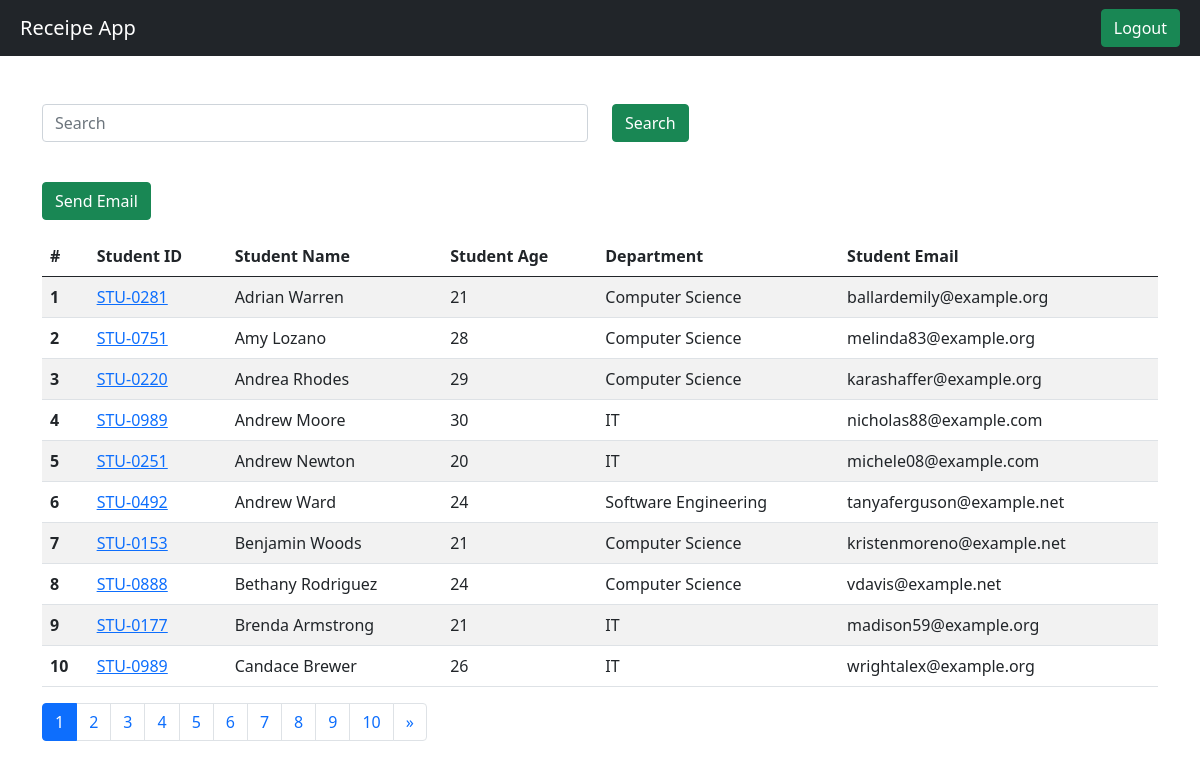
The app's page /students/ (signed in) with its own data.
### vege/models.py (models this page shows, shortened)
class Student(models.Model):
    department = models.ForeignKey(Department, related_name="depart", on_delete=models.CASCADE)
    student_id = models.OneToOneField(StudentID, related_name="studentid", on_delete=models.CASCADE)
    student_name = models.CharField(max_length=100)
    student_email = models.EmailField(unique=True)
    student_age = models.IntegerField(default=18)
    student_address = models.TextField()
    id_deleted = models.BooleanField(default=False)
    objects = StudentManager()
    admin_objects = models.Manager()
    class Meta:
        ordering = ['student_name'] # for ordering data in database
        verbose_name = "student" # for table name in database

class StudentID(models.Model):
    student_id = models.CharField(max_length=100)
    def __str__(self) -> str:
        return self.student_id

class Department(models.Model):
    department = models.CharField(max_length=100)
    class Meta:
        ordering = ['department']

### vege/views.py (the view, shortened to what this page needs)
# urls.py: path('students/', get_students, name='getStudent'),
@login_required(login_url = "/login/")
def get_students(request):
    students = Student.objects.all()
    search = ''
    paginator = Paginator(students, 10)
    page_number = request.GET.get("page")
    page_obj = paginator.get_page(page_number)
    return render(request, 'report/students.html', {'students' : page_obj, 'search': search})

### vege/models.py (called while the page is built)
    def get_queryset(self):
        return super().get_queryset().filter(id_deleted=False)

### vege/templates/report/students.html (shortened to what this page needs)
{% extends "base.html" %}
{% block start %}
    <div class="container mt-5">
        <form class="mb-4">
            <div class="row">
                <div class="col-md-6">
                    <input type="text" class="form-control" name="search" placeholder="Search" value="{{ search }}">
                </div>
                <div class="col-md-6">
                    <button type="submit" class="btn btn-success">Search</button>
                </div>
            </div>
        </form>
         <a href="{% url 'sendEmail' %}" class="btn btn-success my-3">Send Email</a>
        <table class="table table-striped">
            <thead>
                <tr>
                  <th scope="col">#</th>
                  <th scope="col">Student ID</th>
                  <th scope="col">Student Name</th>
                  <th scope="col">Student Age</th>
                  <th scope="col">Department</th>
                  <th scope="col">Student Email</th>
                </tr>
            </thead>
            <tbody>
                {% if students%}
                    {% for student in students%}
                        <tr>
                            <th scope="row">{{ forloop.counter }}</th>
                            <td>
                                <a href="{% url 'studentMarks' student.student_id %}">
                                    {{ student.student_id }}</td>
                            <td>{{ student.student_name }}</td>
                            <td>{{ student.student_age }}</td>
                            <td>{{ student.department.department }}</td>
                            <td>{{ student.student_email }}</td>
                        </tr>
                    {% endfor%}
                {% else %}
                    <tr>
                        <td colspan="6" class="text-center">No students found</td>
                    </tr>
                {% endif %}
            </tbody>
        </table>
        <nav aria-label="Page navigation example">
            <ul class="pagination">
                {% for page in students.paginator.page_range %}
                    <li class="page-item {% if students.number == page %}active{% endif %}">
                        <a class="page-link" href="?page={{ page }}">{{ page }}</a>
                    </li>
                {% endfor %}
                {% if students.has_next %}
                    <li class="page-item">
                        <a class="page-link" href="?page={{ students.next_page_number }}">
                            <span aria-hidden="true">&raquo;</span>
                        </a>
                    </li>
                {% endif %}
            </ul>
        </nav>
    </div>
{% endblock%}

### home/templates/base.html (shortened to what this page needs)
<!DOCTYPE html>
<html lang="en">
    <head>
        <link href="https://cdn.jsdelivr.net/npm/bootstrap@5.0.2/dist/css/bootstrap.min.css" rel="stylesheet">
    </head>
    <body>
        <nav class="navbar bg-body-tertiary p-2 bg-dark">
            <div class="container-fluid">
                <a class="navbar-brand text-white" href="/receipe/create/">Receipe App</a>
                {% if request.user.is_authenticated %}
                    <a href="/logout/" class="btn btn-success">Logout</a>
                {% else %}
                    <a href="/login/" class="btn btn-success">Login</a>
                {% endif %}
            </div>
        </nav>
        {% block start %}
        {% endblock%}
    </body>
</html>

### records on screen
Student: student_id "STU-0281", student_name "Adrian Warren", student_age "21", department.department "Computer Science", student_email "ballardemily@example.org"
Student: student_id "STU-0751", student_name "Amy Lozano", student_age "28", department.department "Computer Science", student_email "melinda83@example.org"
Student: student_id "STU-0220", student_name "Andrea Rhodes", student_age "29", department.department "Computer Science", student_email "karashaffer@example.org"
Student: student_id "STU-0989", student_name "Andrew Moore", student_age "30", department.department "IT", student_email "nicholas88@example.com"
Student: student_id "STU-0251", student_name "Andrew Newton", student_age "20", department.department "IT", student_email "michele08@example.com"
Student: student_id "STU-0492", student_name "Andrew Ward", student_age "24", department.department "Software Engineering", student_email "tanyaferguson@example.net"
Student: student_id "STU-0153", student_name "Benjamin Woods", student_age "21", department.department "Computer Science", student_email "kristenmoreno@example.net"
Student: student_id "STU-0888", student_name "Bethany Rodriguez", student_age "24", department.department "Computer Science", student_email "vdavis@example.net"
Student: student_id "STU-0177", student_name "Brenda Armstrong", student_age "21", department.department "IT", student_email "madison59@example.org"
Student: student_id "STU-0989", student_name "Candace Brewer", student_age "26", department.department "IT", student_email "wrightalex@example.org"

### other values on screen
{{ page }} "1" "2" "3" "4" "5" "6" "7" "8" "9" "10"
